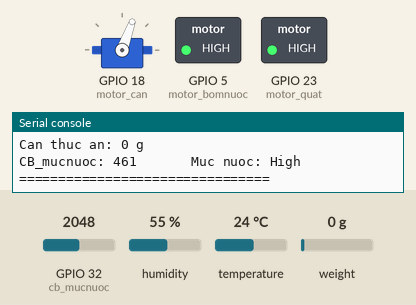
Recording of a program running on a simulated ESP32 board running MicroPython. Parts: servo, switched loads named in the program (green lamp = pin HIGH), the last lines printed to the serial console. The inputs (shaded band) are chosen by the test bench; at power-on: GPIO 32 (cb_mucnuoc) = 2048, temperature 24 °C, humidity 55 %, weight on the scale 0 g (analog values on the 0–4095 scale). The clock reads 2024-03-15 10:24:30 at power-on unless the program sets it.

Above: at 2.7 s.
2.8 s: GPIO 32 (cb_mucnuoc) set to 723
6.1 s: GPIO 32 (cb_mucnuoc) set to 622
At 8.1 s:
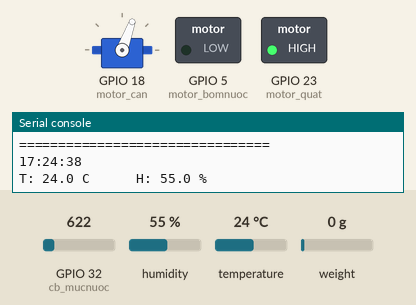
8.4 s: temperature set to 28.2 °C
11.2 s: temperature set to 29.7 °C
At 13.2 s:
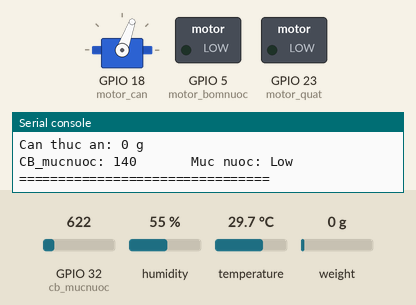
13.5 s: GPIO 32 (cb_mucnuoc) set to 1263
16.1 s: GPIO 32 (cb_mucnuoc) set to 1373
At 18.2 s:
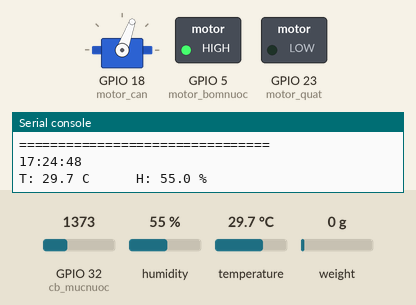
Timing chart, 0 to 19.4 s (numbered marks = the images above; inputs shaded):
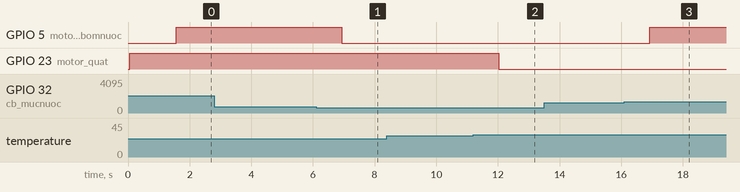

The program:

Pet_IoT_Blynk_MicroPython.py
```python
# Import library
import dht
from machine import Pin, ADC, SoftI2C
import ntptime
import utime
import network
from time import sleep, time
from hx711 import HX711
import BlynkLib
from i2c_lcd import I2cLcd
from lcd_api import LcdApi
from servo import Servo
import esp32          # import all needed libraries
import esp
# Set the debug to None and activate the garbage collector
esp.osdebug(None)     # debug set to none
import gc             # garbage collector
gc.collect()

'''
# Connect to Wi-Fi network
wifi_ssid = "XomTro179"
wifi_pass = "troiendone"

wlan = network.WLAN(network.STA_IF)
def connect_wifi():
    wlan.active(True)
    wlan.scan()
    print('Connecting to:', wifi_ssid)
    wlan.connect(wifi_ssid, wifi_pass)
    while not wlan.isconnected():
        pass   #wait till connection
    print("Wi-Fi connected:", wlan.ifconfig())
connect_wifi()
'''

time_loop = 0

#NTP Time
ntptime.host = "1.asia.pool.ntp.org"
ntptime.settime()
time_rtc = 0
hour = 0
minute = 0
second = 0
def get_rtc():
    global time_rtc
    global hour, minute, second
    if (time() - time_rtc) >= 1:
        utc_offset = 7 * 3600  # 7 giờ * 3600 giây/giờ
        current_time = utime.time() + utc_offset
        # Tính giờ, phút, giây từ thời gian đã được bù đắp
        hour = (current_time // 3600) % 24
        minute = (current_time % 3600) // 60
        second = current_time % 60
        time_rtc = time()

#DHT22 Sensor
cb_dht = dht.DHT22(Pin(33))
time_dht = 0
doC = 0
doam = 0
motor_quat = Pin(23, Pin.OUT, value = 1)
nhietdo_nguong = 29
def get_dht():
    global time_dht
    global doC, doam
    if time() - time_dht >= 1:
        try:
            cb_dht.measure()
            doC = cb_dht.temperature()
            doam = cb_dht.humidity()
        except OSError as e:
            print('Failed to read sensor.')
        time_dht = time()
def bat_quat():
    if doC >= nhietdo_nguong:
        motor_quat.off()
#         blynk.virtual_write(5, not motor_quat.value())
    else:
        motor_quat.on()
#         blynk.virtual_write(5, not motor_quat.value())

#Loadcell Sensor
hx = HX711(dout = 15, pd_sck = 4)
hx.set_scale(206380) #208460
hx.tare()
time_weight = 0
weight_gram = 0
motor_can = Servo(pin = 18)
motor_can.move(70)
def get_weight():
    global time_weight
    global weight_gram
    if time() - time_weight >= 1:
        weight_kg = hx.get_units(10)
        weight_gram = 0
        for i in range(9):
            weight_gram += weight_kg*1000
        if (weight_gram/10) < 0:
            weight_gram = 0

        time_weight = time()
def can_thuc_an():
    phutMoCan = 22
    gioMoCan = [7, 12, 17, 22,9]
    for flag in gioMoCan:
        if hour == flag and minute == phutMoCan and weight_gram <= 100:
            motor_can.move(100)
#             blynk.virtual_write(7, 1)
        else:
            motor_can.move(70)
#             blynk.virtual_write(7, 1)

#Water Sensor
cb_mucnuoc = ADC(Pin(32))
cb_mucnuoc.atten(ADC.ATTN_11DB)
cb_mucnuoc.width(ADC.WIDTH_10BIT)
time_mucnuoc = 0
mucnuoc = "High"
motor_bomnuoc = Pin(5, Pin.OUT, value = 1)
value = 0
def get_mucnuoc():
    global time_mucnuoc
    global mucnuoc, value
    if time() - time_mucnuoc >= 1:
        value = 0
        for i in range(9):
            value += cb_mucnuoc.read()
        if (value/10) < 150:
            mucnuoc = "Low"
        elif (value/10) >= 300:
            mucnuoc = "High"
        time_mucnuoc = time()
def bom_nuoc():
    if (value/10) < 150:
        motor_bomnuoc.off()
#         blynk.virtual_write(6, not motor_bomnuoc.value())
    elif (value/10) >= 300:
        motor_bomnuoc.on()
#         blynk.virtual_write(6, 0)

while True:
    if time() - time_loop >= 2:
        get_rtc()
        print("{:02d}:{:02d}:{:02d}".format(hour, minute, second))
        get_dht()
        print("T: {:.1f} C".format(doC), "    ", "H: {:.1f} %".format(doam))
        bat_quat()
        get_weight()
        print("Can thuc an: {} g".format(round(weight_gram/10)))
        can_thuc_an()
        get_mucnuoc()
        print("CB_mucnuoc: {}".format(round(value/10)), "     ", "Muc nuoc: {}".format(mucnuoc))
        bom_nuoc()

        print("================================")
        time_loop = time()
```

Measured:
- the behaviour switches between 667 and 666 on GPIO 32 (cb_mucnuoc) (found by bisection; images 0 and 1)
- the behaviour switches between 28.9 and 29 °C on temperature (found by bisection; images 1 and 2)
- the behaviour switches between 1334 and 1335 on GPIO 32 (cb_mucnuoc) (found by bisection; images 2 and 3)
- after the input at 6.1 s, GPIO 5 (motor_bomnuoc): HIGH → LOW after 0.83 s
- after the input at 11.2 s, GPIO 23 (motor_quat): HIGH → LOW after 0.83 s
- after the input at 16.1 s, GPIO 5 (motor_bomnuoc): LOW → HIGH after 0.83 s
